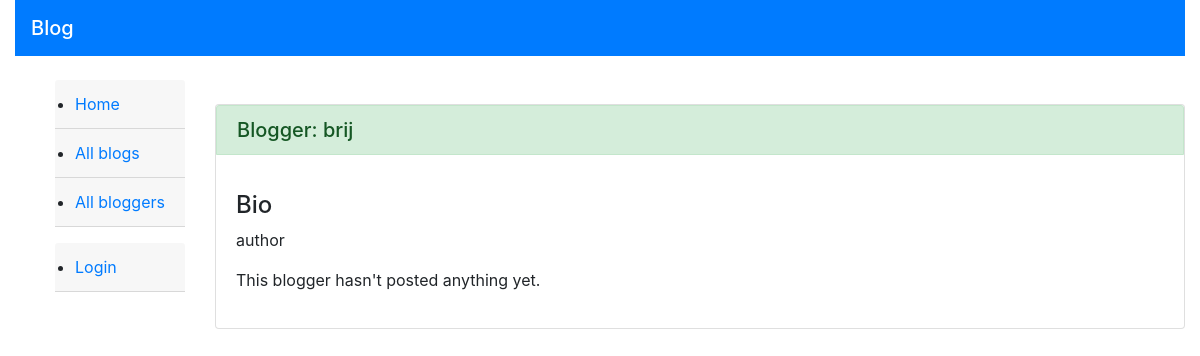
The app's page /blog/blogger/2, older data.
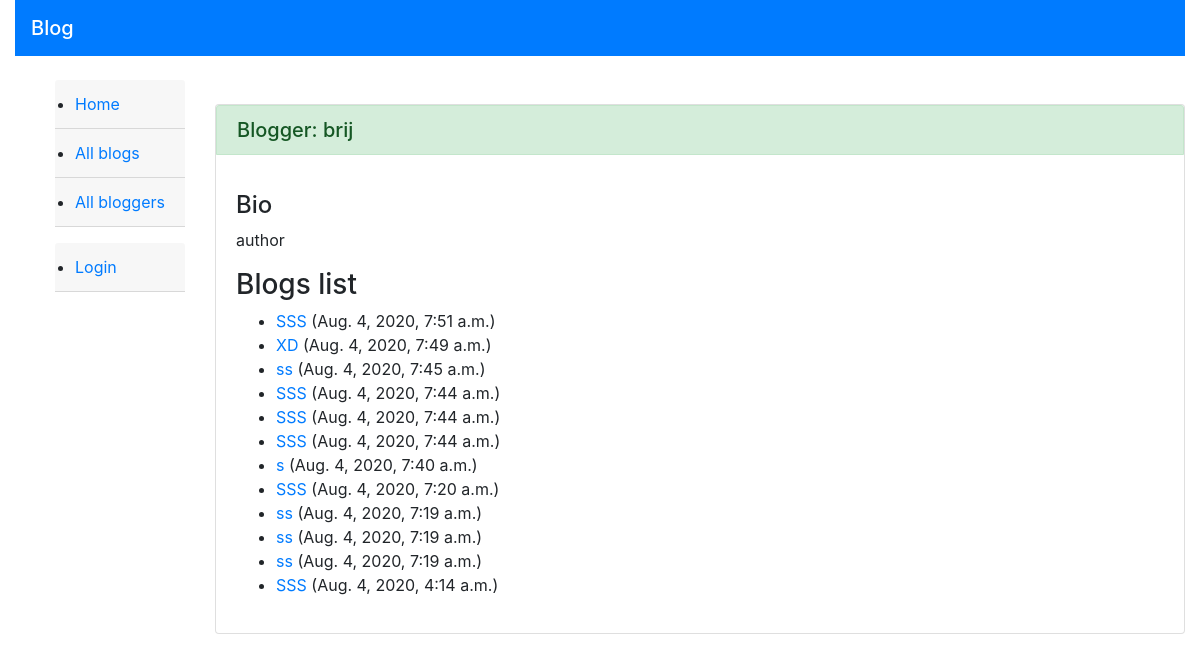
The same page, newer data.
### Blog/models.py (models this page shows, shortened)
class Blog(models.Model):
    name = models.CharField(max_length=500)
    author = models.ForeignKey(BlogAuthor, on_delete=models.SET_NULL, null=True)
    description = models.TextField(max_length=5000, help_text="Please Enter the blog description here.")
    post_date = models.DateTimeField(auto_now_add=True)
    class Meta:
        ordering = ["-post_date"]
    def get_absolute_url(self):
        return reverse('blog-detail', args=[str(self.id)])

### Blog/views.py (the view)
# urls.py: path('blogger/<int:pk>', views.BlogListbyAuthor.as_view(), name='blogs-by-author'),
class BlogListbyAuthor(View):
    def get(self, request,pk):
        blogger = BlogAuthor.objects.get(pk=pk) #Bloger
        blogs = Blog.objects.filter(author=blogger)
        context = {'blog_author': blogger,
                   'blogs': blogs}
        return render(request, "blog/blog_list_by_author.html", context)

### Blog/templates/blog/blog_list_by_author.html
{% extends "base_generic.html" %}
{% block content %}
    <br>
<div class="card">
    <h5 class="card-header alert alert-success">Blogger: {{blog_author.user}}</h5>
    <div class="card-body">
        <h4>Bio</h4>
        <p> {{blog_author.bio}}</p>
        {% if blogs %}
            <h3>Blogs list</h3>
            <ul>
                {% for blog in blogs %}
                    <li>
                        <a href="{{ blog.get_absolute_url }}">{{ blog.name }}</a> ({{blog.post_date}})</a>
                    </li>
                {% endfor %}
            </ul>
        {% else %}
            <p>This blogger hasn't posted anything yet.</p>
        {% endif %}
    </div>
</div>
{% endblock %}

Row changes from the older to the newer data that the page shows:
added Blog: name "SSS", post_date "Aug. 4, 2020, 7:51 a.m."
added Blog: name "XD", post_date "Aug. 4, 2020, 7:49 a.m."
added Blog: name "ss", post_date "Aug. 4, 2020, 7:45 a.m."
added Blog: name "SSS", post_date "Aug. 4, 2020, 7:44 a.m."
added Blog: name "SSS", post_date "Aug. 4, 2020, 7:44 a.m."
added Blog: name "SSS", post_date "Aug. 4, 2020, 7:44 a.m."
added Blog: name "s", post_date "Aug. 4, 2020, 7:40 a.m."
added Blog: name "SSS", post_date "Aug. 4, 2020, 7:20 a.m."
added Blog: name "ss", post_date "Aug. 4, 2020, 7:19 a.m."
added Blog: name "ss", post_date "Aug. 4, 2020, 7:19 a.m."
added Blog: name "ss", post_date "Aug. 4, 2020, 7:19 a.m."
added Blog: name "SSS", post_date "Aug. 4, 2020, 4:14 a.m."
Text that changed along with them:
text no longer shown: "This blogger hasn't posted anything yet."
text now shown: "Blogs list"
